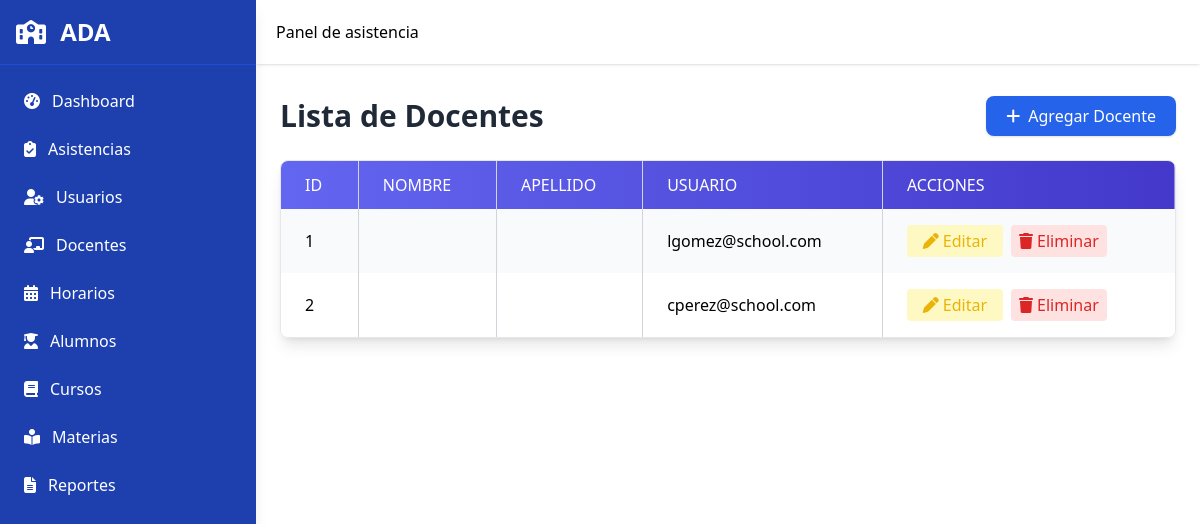
The page /teachers.php on the database as committed earlier.
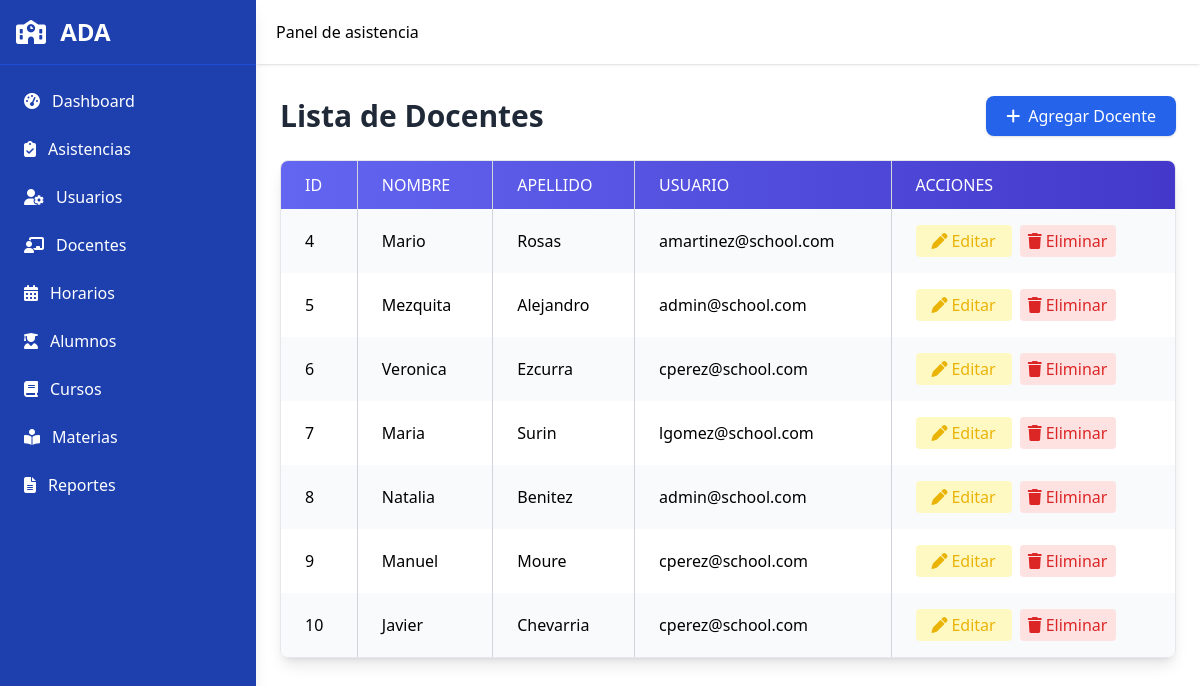
The same page on the database as committed later.
### tables this page shows
CREATE TABLE `teachers` (
  `teacher_id` int(11) NOT NULL,
  `user_id` int(11) NOT NULL,
  `first_name` varchar(50) NOT NULL,
  `last_name` varchar(50) NOT NULL
);

CREATE TABLE `users` (
  `user_id` int(11) NOT NULL,
  `first_name` varchar(100) NOT NULL,
  `last_name` varchar(100) NOT NULL,
  `email` varchar(150) NOT NULL,
  `password` varchar(255) NOT NULL,
  `role` enum('admin','teacher','student') NOT NULL,
  `created_at` timestamp NOT NULL DEFAULT current_timestamp()
);

### teachers.php (the view, shortened to what this page needs)
<?php
include 'includes/header.php';
include 'includes/sidebar.php';
include 'includes/navbar.php';
include 'includes/conn.php';
?>
<div class="flex-1 md:ml-64 transition-all duration-300">
  <br>
  <br>
  <br>
  <main class="pt-20 p-4 md:p-6">
    <div class="flex flex-col md:flex-row justify-between items-start md:items-center mb-6 gap-3 md:gap-0">
      <h1 class="text-3xl font-bold text-gray-800">Lista de Docentes</h1>
      <a href="javascript:void(0)" onclick="openModal('addTeacherModal')" class="inline-flex items-center bg-blue-600 text-white px-5 py-2 rounded-lg shadow hover:bg-blue-700 transition w-full md:w-auto justify-center">
        <i class="fa-solid fa-plus mr-2"></i> Agregar Docente
      </a>
    </div>
    <div class="overflow-x-auto rounded-lg shadow-lg border border-gray-200">
      <table class="min-w-full border-collapse" id="teachersTable">
        <thead class="bg-gradient-to-r from-indigo-500 to-indigo-700 text-white">
          <tr>
            <th class="px-4 md:px-6 py-3 border-r border-gray-300 text-left font-medium uppercase">ID</th>
            <th class="px-4 md:px-6 py-3 border-r border-gray-300 text-left font-medium uppercase">Nombre</th>
            <th class="px-4 md:px-6 py-3 border-r border-gray-300 text-left font-medium uppercase">Apellido</th>
            <th class="px-4 md:px-6 py-3 border-r border-gray-300 text-left font-medium uppercase">Usuario</th>
            <th class="px-4 md:px-6 py-3 text-left font-medium uppercase">Acciones</th>
          </tr>
        </thead>
        <tbody>
          <?php
          try {
              $sql = "SELECT t.teacher_id, t.first_name, t.last_name, u.email AS user_email
                      FROM teachers t
                      LEFT JOIN users u ON t.user_id = u.user_id
                      ORDER BY t.teacher_id ASC";
              $stmt = $conn->query($sql);
              $teachers = $stmt->fetchAll();
              if ($teachers) {
                  foreach ($teachers as $i => $teacher) {
                      $rowClass = $i % 2 === 0 ? 'bg-gray-50' : 'bg-white';
                      echo "<tr class='hover:bg-gray-100 {$rowClass}'>";
                      echo "<td class='px-4 md:px-6 py-4 border-r border-gray-300'>{$teacher['teacher_id']}</td>";
                      echo "<td class='px-4 md:px-6 py-4 border-r border-gray-300'>{$teacher['first_name']}</td>";
                      echo "<td class='px-4 md:px-6 py-4 border-r border-gray-300'>{$teacher['last_name']}</td>";
                      echo "<td class='px-4 md:px-6 py-4 border-r border-gray-300'>{$teacher['user_email']}</td>";
                      echo "<td class='px-4 md:px-6 py-4 flex flex-wrap gap-2'>";
                      echo "<a href='javascript:void(0)'
                              onclick='openEditModalTeacher(".json_encode($teacher).")'
                              class='text-yellow-500 hover:text-yellow-700 bg-yellow-100 px-3 py-1 rounded flex items-center justify-center w-24'>
                              <i class='fa-solid fa-pen mr-1'></i>Editar
                            </a>";
                      echo "<a href='teachers_back/delete_teacher.php?id={$teacher['teacher_id']}'
                              class='text-red-600 hover:text-red-800 bg-red-100 px-3 py-1 rounded flex items-center justify-center w-24'
                              onclick=\"return confirm('¿Estás seguro de eliminar este docente?')\">
                              <i class='fa-solid fa-trash mr-1'></i>Eliminar
                            </a>";
                      echo "</td>";
                      echo "</tr>";
                  }
              } else {
                  echo "<tr><td colspan='5' class='px-4 md:px-6 py-4 text-center text-gray-500'>No hay docentes registrados</td></tr>";
              }
          } catch (PDOException $e) {
              echo "<tr><td colspan='5' class='px-4 md:px-6 py-4 text-center text-red-600'>Error: {$e->getMessage()}</td></tr>";
          }
          ?>
        </tbody>
      </table>
    </div>
  </main>
</div>

### includes/header.php (shortened to what this page needs)
<!DOCTYPE html>
<html lang="es">
<head>
  <script src="https://cdn.tailwindcss.com" defer></script>
  <link rel="stylesheet" href="https://cdn.jsdelivr.net/npm/swiper@11/swiper-bundle.min.css"/>
  <link rel="stylesheet" href="https://cdnjs.cloudflare.com/ajax/libs/font-awesome/6.5.2/css/all.min.css"/>
</head>
<body class="flex">

### includes/sidebar.php (shortened to what this page needs)
<aside id="sidebar" class="fixed top-0 left-0 h-screen w-64 bg-blue-800 text-white shadow-lg flex flex-col transform -translate-x-full md:translate-x-0 transition-transform duration-300 ease-in-out z-50">
  <div class="p-4 text-2xl font-bold border-b border-blue-700 flex justify-between items-center">
    <span><i class="fas fa-school mr-2"></i> ADA</span>
  </div>
  <nav class="flex-1 p-4 overflow-y-auto">
    <ul class="space-y-2">
      <li>
        <a href="index.php" class="flex items-center p-2 rounded hover:bg-blue-700">
          <i class="fas fa-tachometer-alt mr-3"></i> Dashboard
        </a>
      </li>
      <li>
        <a href="attendance.php" class="flex items-center p-2 rounded hover:bg-blue-700">
          <i class="fas fa-clipboard-check mr-3"></i> Asistencias
        </a>
      </li>
      <li>
        <a href="users.php" class="flex items-center p-2 rounded hover:bg-blue-700">
          <i class="fas fa-user-cog mr-3"></i> Usuarios
        </a>
      </li>
      <li>
        <a href="teachers.php" class="flex items-center p-2 rounded hover:bg-blue-700">
          <i class="fas fa-chalkboard-teacher mr-3"></i> Docentes
        </a>
      </li>
      <li>
        <a href="schedules.php" class="flex items-center p-2 rounded hover:bg-blue-700">
          <i class="fas fa-calendar-alt mr-3"></i> Horarios
        </a>
      </li>
      <li>
        <a href="students.php" class="flex items-center p-2 rounded hover:bg-blue-700">
          <i class="fas fa-user-graduate mr-3"></i> Alumnos
        </a>
      </li>
      <li>
        <a href="courses.php" class="flex items-center p-2 rounded hover:bg-blue-700">
          <i class="fas fa-book mr-3"></i> Cursos
        </a>
      </li>
      <li>
        <a href="subjects.php" class="flex items-center p-2 rounded hover:bg-blue-700">
          <i class="fas fa-book-reader mr-3"></i> Materias
        </a>
      </li>
      <li>
        <a href="attendance_report.php" class="flex items-center p-2 rounded hover:bg-blue-700">
          <i class="fas fa-file-alt mr-3"></i> Reportes
        </a>
      </li>
    </ul>
  </nav>
</aside>

### includes/navbar.php (shortened to what this page needs)
<header class="fixed top-0 left-0 md:left-64 right-0 bg-white shadow flex justify-between items-center p-5 z-30 transition-all duration-300">
  <div class="flex items-center space-x-4">
    <div class="flex items-center space-x-2">
      <span class="font-medium">Panel de asistencia</span>
    </div>
  </div>
</header>

Rows that differ between the two databases and show on the page:
removed teachers: teacher_id "1", user.email "lgomez@school.com"
removed teachers: teacher_id "2", user.email "cperez@school.com"
added teachers: teacher_id "4", first_name "Mario", last_name "Rosas", user.email "amartinez@school.com"
added teachers: teacher_id "5", first_name "Mezquita", last_name "Alejandro", user.email "admin@school.com"
added teachers: teacher_id "6", first_name "Veronica", last_name "Ezcurra", user.email "cperez@school.com"
added teachers: teacher_id "7", first_name "Maria", last_name "Surin", user.email "lgomez@school.com"
added teachers: teacher_id "8", first_name "Natalia", last_name "Benitez", user.email "admin@school.com"
added teachers: teacher_id "9", first_name "Manuel", last_name "Moure", user.email "cperez@school.com"
added teachers: teacher_id "10", first_name "Javier", last_name "Chevarria", user.email "cperez@school.com"
